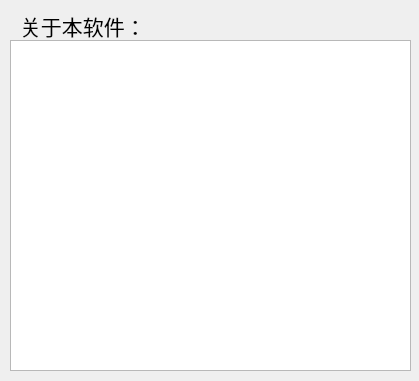
<?xml version="1.0" encoding="UTF-8"?>
<ui version="4.0">
 <class>win1</class>
 <widget class="QWidget" name="win1">
  <property name="geometry">
   <rect>
    <x>0</x>
    <y>0</y>
    <width>419</width>
    <height>381</height>
   </rect>
  </property>
  <property name="windowTitle">
   <string>关于软件</string>
  </property>
  <widget class="QLabel" name="label">
   <property name="geometry">
    <rect>
     <x>20</x>
     <y>10</y>
     <width>141</width>
     <height>31</height>
    </rect>
   </property>
   <property name="font">
    <font>
     <pointsize>16</pointsize>
    </font>
   </property>
   <property name="text">
    <string>关于本软件：</string>
   </property>
  </widget>
  <widget class="QPlainTextEdit" name="TextEdit">
   <property name="geometry">
    <rect>
     <x>10</x>
     <y>40</y>
     <width>401</width>
     <height>331</height>
    </rect>
   </property>
  </widget>
 </widget>
 <resources/>
 <connections/>
</ui>
